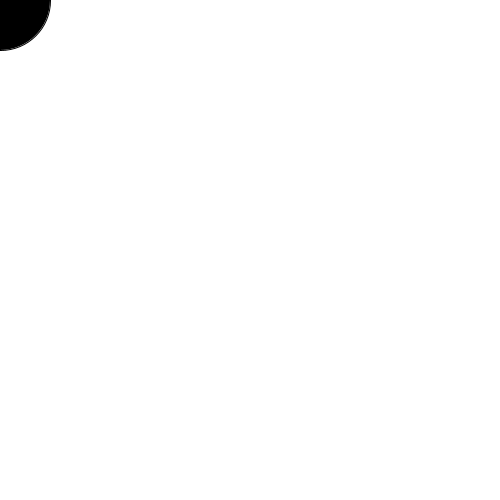
Frame 1 (no input)
Frame 60 (the mouse pressed at the canvas centre just before this capture): identical to frame 1, image omitted
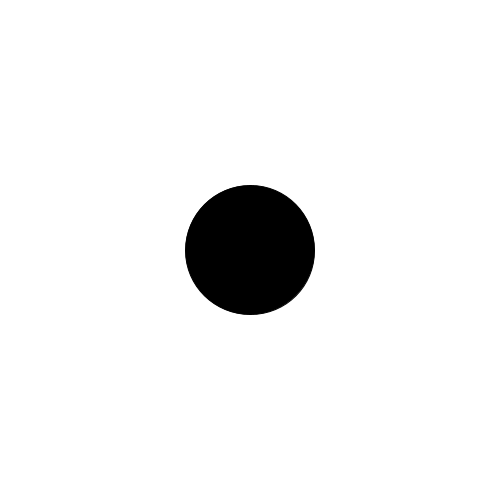
Frame 120 (the mouse held since frame 60 and released just before this capture)

The Processing sketch that drew these frames (run headless with seeded random() and noise(); from frame 60 on, the mouse is pressed at the canvas centre):

// Processing sketch: mouse_input
// ── mouse_input.pde
// declare vairables
float r = 50;
color fillColor = color(0);
void setup(){

  // set screen size
  size(500, 500);
  
  // set starting background color
  background(255);
}

void draw(){
  
  // blank out canvas
  background(255);
  
  // style our shape
  strokeWeight(1);
  stroke(0);
  fill(fillColor);
  
  // draw shape
  ellipse(mouseX,mouseY,2*r,2*r);
  
}

void mousePressed(){
 
  if(mouseButton==37){
    fillColor=color(random(256),random(256),random(256));
  } else {
    r = random(100);
  }
}
